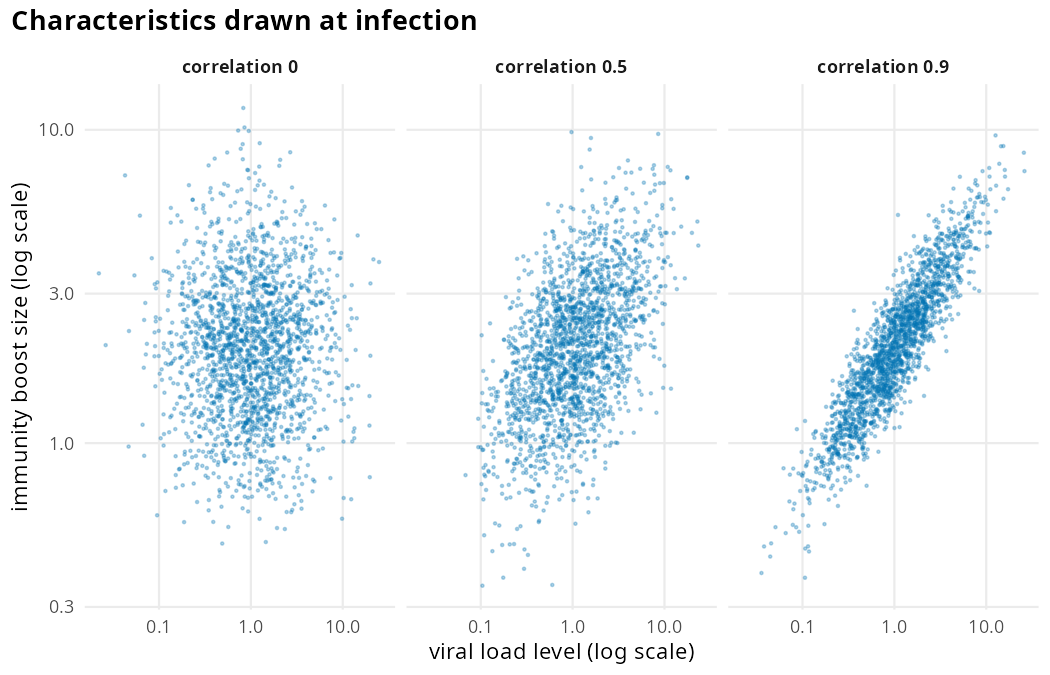

Recreate this plot in R.
# Expected: viral load levels and boost sizes are each lognormal, with
# median viral load level 1 and median boost size exp(immunity boost
# meanlog), and their logs have the set correlation, so the points lie
# along a tighter upward band as the correlation increases.

source("reports/theme.R")

draws <- read_draws("infection_characteristics")

figure <- ggplot(draws, aes(viral_load_level, boost_size)) +
  geom_point(size = 0.4, alpha = 0.3, colour = figure_colours[1]) +
  facet_wrap(~ paste("correlation", correlation)) +
  scale_x_log10(labels = scales::label_number()) +
  scale_y_log10(labels = scales::label_number()) +
  labs(x = "viral load level (log scale)",
       y = "immunity boost size (log scale)",
       title = "Characteristics drawn at infection")

save_figure(figure, "infection_characteristics")
